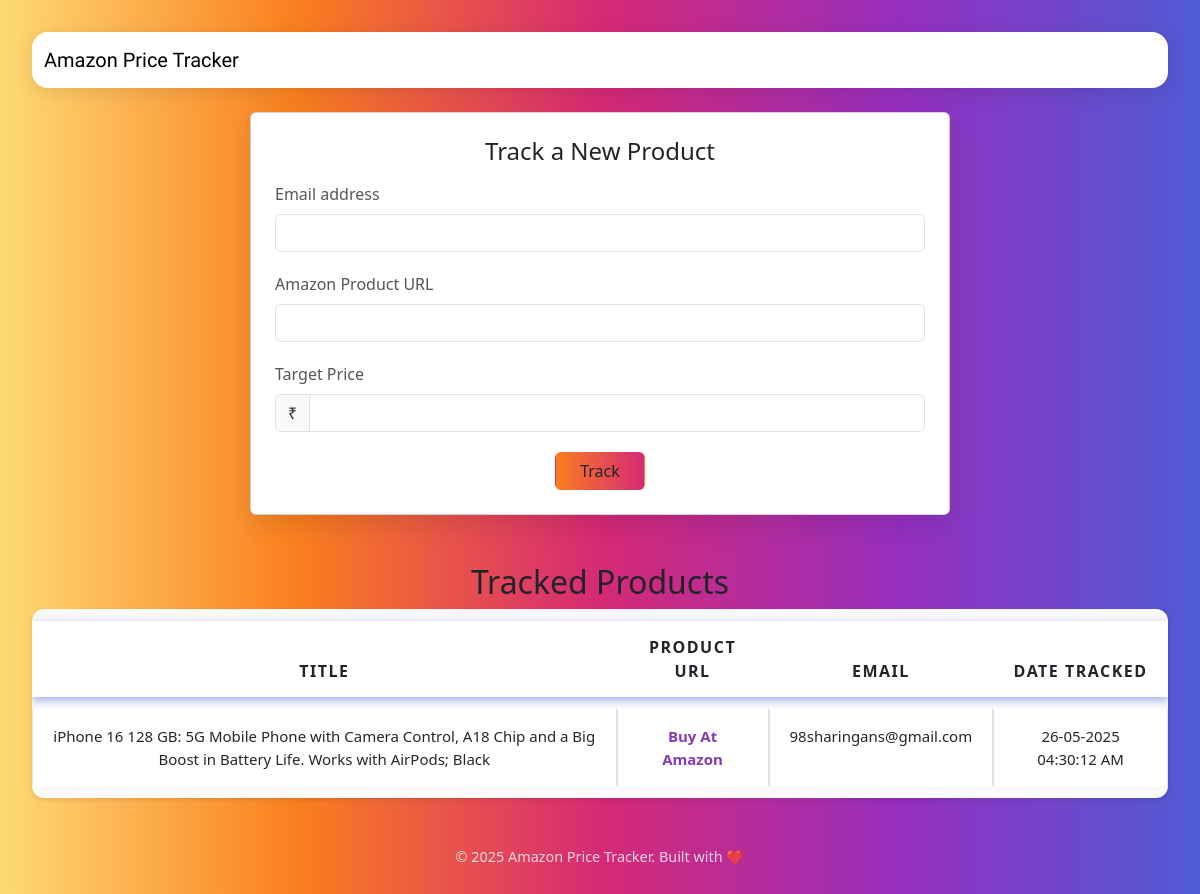
Page /home on the earlier database version.
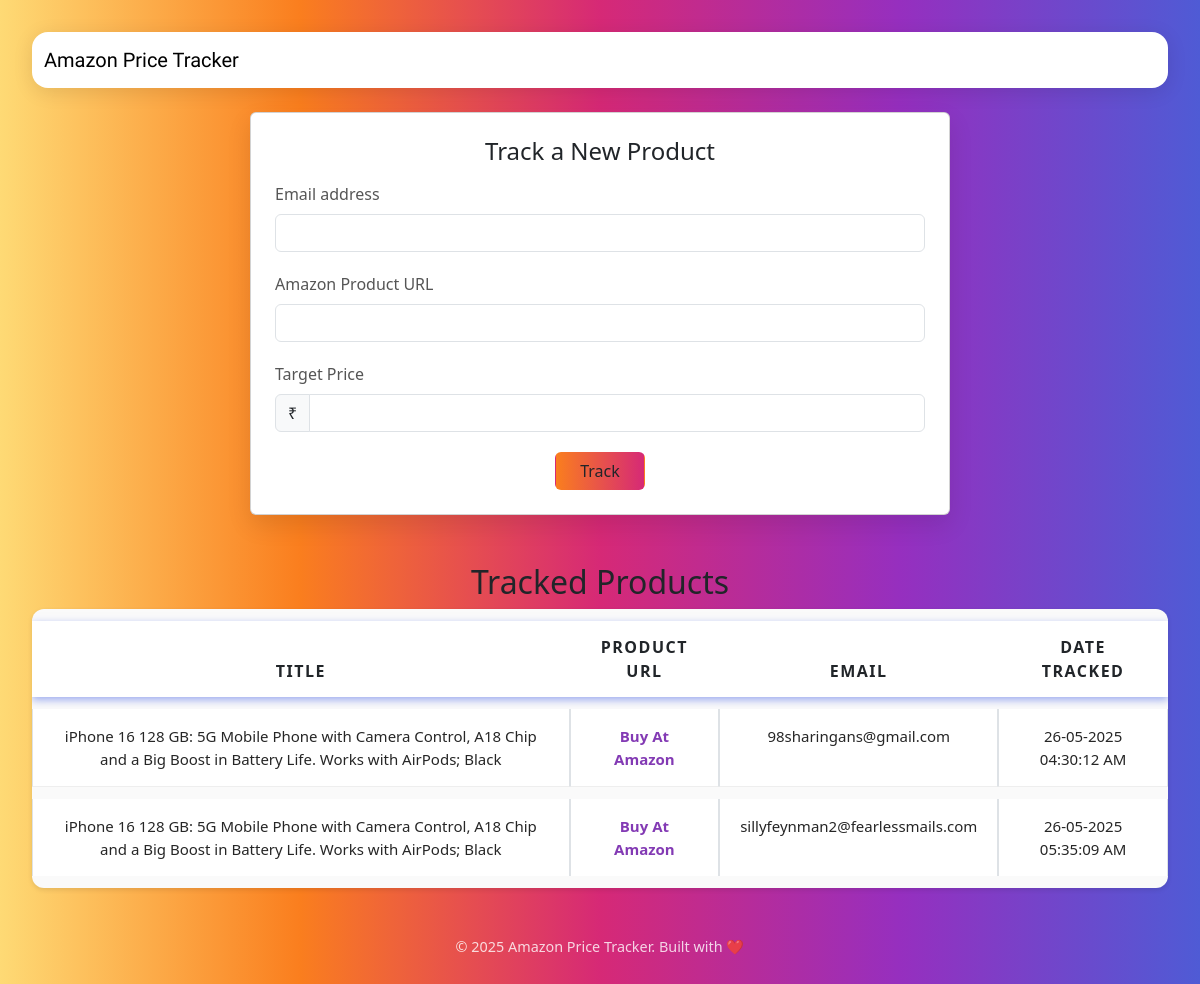
Same page on the later database version.
### app.py (models this page shows, shortened)
class Amazon(db.Model):
    email = db.Column(db.String, primary_key=True, nullable=False)
    url = db.Column(db.String(5000), nullable=False)
    title = db.Column(db.String(500))
    target = db.Column(db.Integer, nullable=False)
    date_created = db.Column(db.DateTime, default=indian_time)
    notified = db.Column(db.Boolean, default=False)

### app.py (the view, shortened to what this page needs)
@app.route("/home", methods=['GET', 'POST'])
def home():
    title = None
    message = None
    all_products = Amazon.query.all()
    return render_template("index.html", all_products=all_products, title=title, message=message)

### templates/index.html (shortened to what this page needs)
<!DOCTYPE html>
<html lang="en">
<head>
    <link rel="stylesheet" href="{{ url_for('static', filename='style.css') }}">
    <link href="https://cdn.jsdelivr.net/npm/bootstrap@5.3.0/dist/css/bootstrap.min.css" rel="stylesheet"/>
</head>
<body>
<nav class="navbar navbar-light mb-4">
    <div class="container">
        <a class="navbar-brand" href="#">Amazon Price Tracker</a>
    </div>
</nav>
<div class="container">
    <div class="card p-4 mb-5">
        <h4 class="mb-3 text-center">Track a New Product</h4>
        <form method="POST" action="/home">
            <div class="mb-3">
                <label for="email" class="form-label">Email address</label>
                <input name="email" type="email" class="form-control" id="email" required>
            </div>
            <div class="mb-3">
                <label for="url" class="form-label">Amazon Product URL</label>
                <input name="url" type="url" class="form-control" id="url" required>
            </div>
            <div class="mb-auto">
                <label for="target" class="form-label">Target Price</label>
                <div class="input-group">
                    <span class="input-group-text mb-auto">₹</span>
                    <input name="target" type="number" class="form-control" id="target" required>
                </div>
            </div>
            <div class="text-center">
                <button type="submit" class="btn btn-custom px-4">Track</button>
            </div>
        </form>
    </div>
</div>
<div class="tracked">
    <h2>Tracked Products</h2>
    <table class="table table-bordered table-hover">
        <thead>
        <tr>
            <th>Title</th>
            <th>Product URL</th>
            <th>Email</th>
            <th>Date Tracked</th>
        </tr>
        </thead>
        <tbody>
        {% for product in all_products %}
        <tr>
            <td>{{product.title or 'N/A'}}</td>
            <td><a href="{{product.url}}" target="_blank">Buy At Amazon</a></td>
            <td>{{ product.email }}</td>
            <td>{{ product.date_created.strftime("%d-%m-%Y %I:%M:%S %p") }}</td>
        </tr>
        {% endfor %}
        </tbody>
    </table>
</div>
<div class="footer">
    <p>&copy; 2025 Amazon Price Tracker. Built with ❤️</p>
</div>
</body>
</html>

### static/style.css (style rules this page uses)
* { margin: 0; padding: 0; box-sizing: border-box; }
body { font-family: 'Roboto', sans-serif; background: linear-gradient(to right, #feda75, #fa7e1e, #d62976, #962fbf, #4f5bd5); color: #262626; min-height: 100vh; padding: 2rem; }
.navbar { background-color: white; border-radius: 16px; padding: 1rem 2rem; box-shadow: 0 4px 20px rgba(0, 0, 0, 0.1); margin-bottom: 2rem; display: flex; justify-content: space-between; align-items: center; }
.navbar-brand { font-family: 'Grand Hotel', cursive; font-size: 2.5rem; color: #262626; text-decoration: none; }
.card { background: white; border-radius: 20px; padding: 2rem; max-width: 700px; margin: 0 auto 2rem auto; box-shadow: 0 10px 25px rgba(0, 0, 0, 0.1); }
.form-label { font-weight: 500; color: #555; }
.form-control { border-radius: 12px; padding: 0.75rem; border: 1px solid #dbdbdb; margin-bottom: 1.25rem; }
.btn-custom { background: linear-gradient(to right, #fa7e1e, #d62976); border: none; padding: 0.75rem 2rem; color: white; border-radius: 12px; font-weight: bold; transition: background 0.3s ease; }
h2 { font-size: 2rem; text-align: center; margin: 2rem 0; font-weight: 700; color: white; }
table { width: 100%; border-collapse: collapse; background-color: white; border-radius: 16px; overflow: hidden; box-shadow: 0 10px 30px rgba(0, 0, 0, 0.1); }
thead { background: linear-gradient(to right, #fa7e1e, #d62976); color: white; }
table th, table td { padding: 1rem; text-align: center; border-bottom: 1px solid #eee; }
table tr:last-child td { border-bottom: none; }
.footer { text-align: center; margin-top: 3rem; font-size: 0.9rem; color: white; opacity: 0.8; }
.tracked table { width: 100%; border-collapse: separate; border-spacing: 0 12px; font-family: 'Segoe UI', Tahoma, Geneva, Verdana, sans-serif; background: #fafafa; box-shadow: 0 2px 5px rgba(0,0,0,0.1); border-radius: 12px; overflow: hidden; }
.tracked thead tr { background: #405de6; color: white; font-weight: 700; text-transform: uppercase; letter-spacing: 1.5px; box-shadow: 0 3px 8px rgba(64, 93, 230, 0.5); }
.tracked thead th { padding: 14px 20px; border: none; }
.tracked tbody tr { background: white; transition: transform 0.2s ease, box-shadow 0.2s ease; cursor: default; border-radius: 12px; }
.tracked tbody td { padding: 16px 20px; color: #262626; border-bottom: 1px solid #eee; font-size: 15px; }
.tracked tbody td a { color: #833ab4; text-decoration: none; font-weight: 600; transition: color 0.3s ease; }

Differences in the rows shown:
added Amazon: title "iPhone 16 128 GB: 5G Mobile Phone with Camera Control, A18 Chip and a Big Boost in Battery Life. Works with AirPods; Black", email "sillyfeynman2@fearlessmails.com", date_created "26-05-2025 05:35:09 AM"
